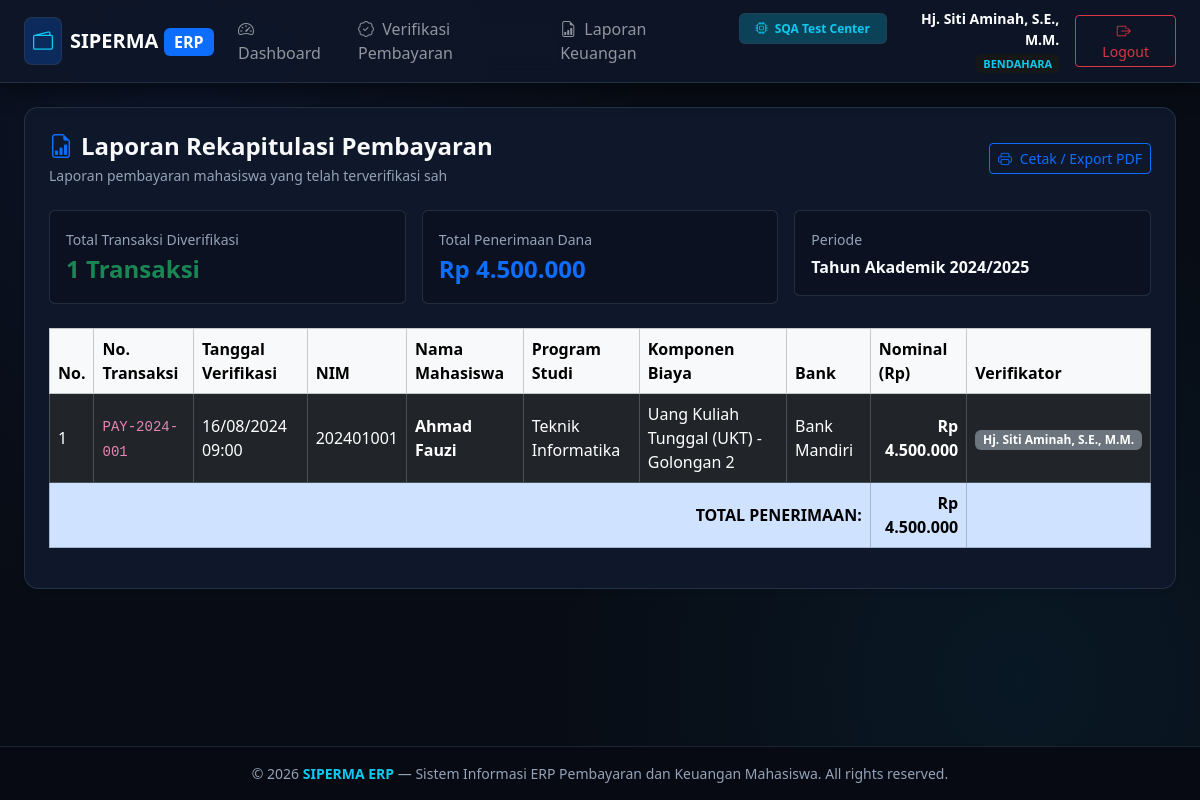
The page /bendahara/laporan (signed in) on the database its author committed.
### tables this page shows
CREATE TABLE pembayaran (
    id INTEGER PRIMARY KEY AUTOINCREMENT,
    nomor_transaksi VARCHAR(50) UNIQUE NOT NULL,
    tagihan_id INTEGER NOT NULL,
    mahasiswa_id INTEGER NOT NULL,
    nominal_bayar DECIMAL(12,2) NOT NULL,
    metode_pembayaran VARCHAR(50) NOT NULL,
    bank_tujuan VARCHAR(50),
    bukti_transfer VARCHAR(255) NOT NULL,
    tanggal_bayar DATETIME NOT NULL,
    status VARCHAR(20) DEFAULT 'menunggu_verifikasi' CHECK(status IN ('menunggu_verifikasi', 'diverifikasi', 'ditolak')),
    diverifikasi_oleh INTEGER NULL,
    tanggal_verifikasi DATETIME NULL,
    catatan TEXT NULL,
    created_at DATETIME DEFAULT CURRENT_TIMESTAMP,
    FOREIGN KEY (tagihan_id) REFERENCES tagihan(id) ON DELETE CASCADE,
    FOREIGN KEY (mahasiswa_id) REFERENCES mahasiswa(id) ON DELETE CASCADE,
    FOREIGN KEY (diverifikasi_oleh) REFERENCES users(id) ON DELETE SET NULL
);

CREATE TABLE users (
    id INTEGER PRIMARY KEY AUTOINCREMENT,
    username VARCHAR(50) UNIQUE NOT NULL,
    password VARCHAR(255) NOT NULL,
    name VARCHAR(100) NOT NULL,
    email VARCHAR(100) UNIQUE NOT NULL,
    role VARCHAR(20) NOT NULL CHECK(role IN ('admin', 'bendahara', 'mahasiswa', 'pimpinan')),
    status VARCHAR(20) DEFAULT 'active' CHECK(status IN ('active', 'inactive')),
    created_at DATETIME DEFAULT CURRENT_TIMESTAMP
);

CREATE TABLE mahasiswa (
    id INTEGER PRIMARY KEY AUTOINCREMENT,
    user_id INTEGER NULL,
    nim VARCHAR(20) UNIQUE NOT NULL,
    nama VARCHAR(100) NOT NULL,
    prodi VARCHAR(100) NOT NULL,
    angkatan VARCHAR(10) NOT NULL,
    email VARCHAR(100),
    telepon VARCHAR(20),
    status VARCHAR(20) DEFAULT 'aktif' CHECK(status IN ('aktif', 'cuti', 'lulus', 'drop_out')),
    created_at DATETIME DEFAULT CURRENT_TIMESTAMP,
    FOREIGN KEY (user_id) REFERENCES users(id) ON DELETE SET NULL
);

CREATE TABLE jenis_biaya (
    id INTEGER PRIMARY KEY AUTOINCREMENT,
    kode VARCHAR(20) UNIQUE NOT NULL,
    nama VARCHAR(100) NOT NULL,
    nominal_default DECIMAL(12,2) NOT NULL,
    keterangan TEXT,
    status VARCHAR(20) DEFAULT 'aktif' CHECK(status IN ('aktif', 'nonaktif')),
    created_at DATETIME DEFAULT CURRENT_TIMESTAMP
);

### src/Views/bendahara/laporan.php (the view)
<?php $pageTitle = 'Laporan Keuangan Bendahara'; require_once __DIR__ . '/../layouts/header.php'; ?>
<div class="card card-custom bg-white p-3 p-md-4 shadow-sm mb-4">
    <div class="page-header-responsive mb-4">
        <div>
            <h4 class="fw-bold text-light mb-1"><i class="bi bi-file-earmark-bar-graph me-2 text-primary"></i>Laporan Rekapitulasi Pembayaran</h4>
            <p class="text-muted small mb-0">Laporan pembayaran mahasiswa yang telah terverifikasi sah</p>
        </div>
        <div class="page-actions-responsive">
            <button onclick="window.print()" class="btn btn-outline-primary btn-sm"><i class="bi bi-printer me-1"></i> Cetak / Export PDF</button>
        </div>
    </div>
    <div class="row g-2 g-md-3 mb-4">
        <div class="col-12 col-md-4">
            <div class="p-3 bg-light rounded border">
                <small class="text-muted">Total Transaksi Diverifikasi</small>
                <div class="fs-4 fw-bold text-success"><?= count($laporanList ?? []) ?> Transaksi</div>
            </div>
        </div>
        <div class="col-12 col-md-4">
            <div class="p-3 bg-light rounded border">
                <small class="text-muted">Total Penerimaan Dana</small>
                <div class="fs-4 fw-bold text-primary">Rp <?= number_format($totalPenerimaan ?? 0, 0, ',', '.') ?></div>
            </div>
        </div>
        <div class="col-12 col-md-4">
            <div class="p-3 bg-light rounded border">
                <small class="text-muted">Periode</small>
                <div class="fs-6 fw-semibold text-light mt-1">Tahun Akademik 2024/2025</div>
            </div>
        </div>
    </div>
    <div class="table-responsive">
        <table class="table table-bordered table-hover align-middle">
            <thead class="table-light">
                <tr>
                    <th>No.</th>
                    <th>No. Transaksi</th>
                    <th>Tanggal Verifikasi</th>
                    <th>NIM</th>
                    <th>Nama Mahasiswa</th>
                    <th>Program Studi</th>
                    <th>Komponen Biaya</th>
                    <th>Bank</th>
                    <th>Nominal (Rp)</th>
                    <th>Verifikator</th>
                </tr>
            </thead>
            <tbody>
                <?php if (empty($laporanList)): ?>
                <tr><td colspan="10" class="text-center text-muted py-4">Belum ada data pembayaran terverifikasi</td></tr>
                <?php else: $no = 1; foreach ($laporanList as $l): ?>
                <tr>
                    <td><?= $no++ ?></td>
                    <td><code><?= htmlspecialchars($l['nomor_transaksi']) ?></code></td>
                    <td><?= date('d/m/Y H:i', strtotime($l['tanggal_verifikasi'])) ?></td>
                    <td><?= htmlspecialchars($l['nim']) ?></td>
                    <td><strong><?= htmlspecialchars($l['nama_mhs']) ?></strong></td>
                    <td><?= htmlspecialchars($l['prodi']) ?></td>
                    <td><?= htmlspecialchars($l['nama_biaya']) ?></td>
                    <td><?= htmlspecialchars($l['bank_tujuan']) ?></td>
                    <td class="text-end fw-semibold">Rp <?= number_format($l['nominal_bayar'], 0, ',', '.') ?></td>
                    <td><small class="badge bg-secondary"><?= htmlspecialchars($l['verifikator_nama'] ?? 'Bendahara') ?></small></td>
                </tr>
                <?php endforeach; endif; ?>
            </tbody>
            <tfoot>
                <tr class="table-primary fw-bold">
                    <td colspan="8" class="text-end">TOTAL PENERIMAAN:</td>
                    <td class="text-end">Rp <?= number_format($totalPenerimaan ?? 0, 0, ',', '.') ?></td>
                    <td></td>
                </tr>
            </tfoot>
        </table>
    </div>
</div>
<?php require_once __DIR__ . '/../layouts/footer.php'; ?>

### src/Views/layouts/header.php (shortened to what this page needs)
<?php
$currentUser = $_SESSION['user'] ?? null;
$role = $currentUser['role'] ?? 'guest';
?>
<!DOCTYPE html>
<html lang="id" data-bs-theme="dark">
<head>
    <link href="https://cdn.jsdelivr.net/npm/bootstrap@5.3.3/dist/css/bootstrap.min.css" rel="stylesheet">
    <link rel="stylesheet" href="https://cdn.jsdelivr.net/npm/bootstrap-icons@1.11.3/font/bootstrap-icons.min.css">
</head>
<body>
<?php if ($currentUser): ?>
<nav class="navbar navbar-expand-lg navbar-dark navbar-custom sticky-top">
    <div class="container-fluid px-3 px-md-4">
        <a class="navbar-brand fw-bold d-flex align-items-center gap-2" href="/dashboard">
            <span class="d-inline-flex p-1 p-sm-2 rounded-3 bg-primary bg-opacity-25 text-info border border-info border-opacity-25">
                <i class="bi bi-wallet2 fs-5"></i>
            </span>
            <span class="fs-5 tracking-wide">SIPERMA <span class="badge bg-primary text-white fs-6">ERP</span></span>
        </a>
        <div class="collapse navbar-collapse" id="navMenu">
            <ul class="navbar-nav me-auto mb-2 mb-lg-0">
                <li class="nav-item">
                    <a class="nav-link" href="/dashboard"><i class="bi bi-speedometer2 me-1"></i> Dashboard</a>
                </li>
                <?php if ($role === 'bendahara'): ?>
                <li class="nav-item"><a class="nav-link" href="/bendahara/verifikasi"><i class="bi bi-patch-check me-1"></i> Verifikasi Pembayaran</a></li>
                <li class="nav-item"><a class="nav-link" href="/bendahara/laporan"><i class="bi bi-file-earmark-bar-graph me-1"></i> Laporan Keuangan</a></li>
                <?php endif; ?>
                <li class="nav-item ms-lg-2">
                    <a class="nav-link badge bg-info bg-opacity-25 text-info border border-info border-opacity-50 mt-1 px-3 py-2" href="/testing">
                        <i class="bi bi-cpu me-1"></i> <strong>SQA Test Center</strong>
                    </a>
                </li>
            </ul>
            <div class="d-flex align-items-center gap-3">
                <div class="text-end d-none d-md-block">
                    <div class="fw-semibold text-white small"><?= htmlspecialchars($currentUser['name'] ?? 'User') ?></div>
                    <span class="badge bg-secondary-subtle text-info text-uppercase" style="font-size: 11px;"><?= htmlspecialchars($currentUser['role'] ?? '') ?></span>
                </div>
                <a href="/logout" class="btn btn-outline-danger btn-sm px-3"><i class="bi bi-box-arrow-right me-1"></i> Logout</a>
            </div>
        </div>
    </div>
</nav>
<?php endif; ?>
<main class="py-3 py-md-4 flex-grow-1">
    <div class="container-fluid px-3 px-md-4">

### src/Views/layouts/header.php (style rules this page uses)
:root { --bg-dark: #07090e; --bg-surface: #0f172a; --bg-card: #131b2e; --border-color: #1e293b; --primary-accent: #3b82f6; --text-primary: #f8fafc; --text-muted: #94a3b8; }
*, *::before, *::after { box-sizing: border-box; }
html, body { overflow-x: hidden; max-width: 100vw; width: 100%; }
body { font-family: 'Segoe UI', system-ui, -apple-system, sans-serif; background: #080c14; background-image: radial-gradient(circle at 15% 15%, rgba(30, 58, 138, 0.15) 0%, transparent 40%), radial-gradient(circle at 85% 85%, rgba(14, 165, 233, 0.08) 0%, transparent 40%); background-attachment: fixed; color: #f1f5f9; min-height: 100vh; display: flex; flex-direction: column; }
.navbar-custom { background: rgba(15, 23, 42, 0.85); backdrop-filter: blur(12px); border-bottom: 1px solid rgba(51, 65, 85, 0.6); box-shadow: 0 4px 20px rgba(0,0,0,0.5); }
.card-custom { background-color: #0f172a; border: 1px solid rgba(51, 65, 85, 0.6); border-radius: 14px; box-shadow: 0 8px 30px rgba(0,0,0,0.4); color: #f1f5f9; transition: all 0.25s ease; }
.border-top, .border-bottom, .border { border-color: rgba(51, 65, 85, 0.6) !important; }
.bg-light { background-color: #0b1120 !important; color: #e2e8f0 !important; }
.bg-white { background-color: #0f172a !important; color: #f8fafc !important; }
.text-muted { color: #94a3b8 !important; }
.page-header-responsive { display: flex; flex-direction: column; gap: 12px; margin-bottom: 1.5rem; }
@media (min-width: 768px) { .page-header-responsive { flex-direction: row; justify-content: space-between; align-items: center; gap: 1rem; } }
.page-actions-responsive { display: flex; flex-wrap: wrap; gap: 8px; width: 100%; }
@media (min-width: 768px) { .page-actions-responsive { width: auto; } }
.page-actions-responsive .btn { flex: 1 1 auto; text-align: center; white-space: nowrap; }
@media (min-width: 768px) { .page-actions-responsive .btn { flex: 0 0 auto; } }

### rows shown on the page
pembayaran: diverifikasi_oleh.name "Hj. Siti Aminah, S.E., M.M.", nomor_transaksi "PAY-2024-001", tanggal_verifikasi "16/08/2024 09:00", mahasiswa.nim "202401001", mahasiswa.nama "Ahmad Fauzi", mahasiswa.prodi "Teknik Informatika", jenis_biaya.nama "Uang Kuliah Tunggal (UKT) - Golongan 2", bank_tujuan "Bank Mandiri", nominal_bayar "4.500.000"

### other values the page prints
$currentUser['role'] "BENDAHARA"
count($laporanList ?? []) "1"
$totalPenerimaan "4.500.000"
